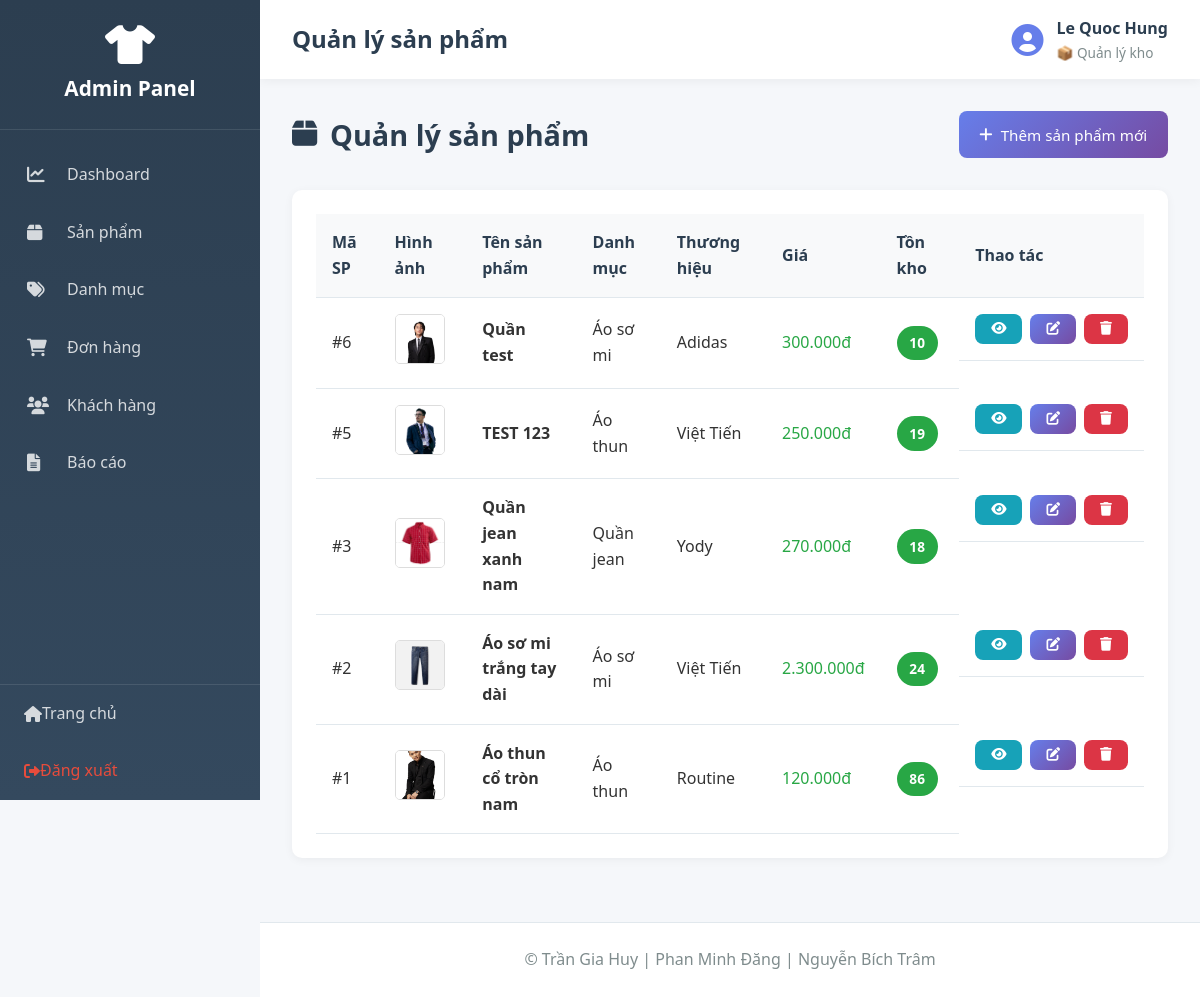
Screenshot of /admin/index.php?action=products (signed in) with the database file from the repository.
### tables this page shows
CREATE TABLE `nhanvien` (
  `MaNV` int(11) NOT NULL,
  `HoTen` varchar(100) DEFAULT NULL,
  `TenDangNhap` varchar(50) DEFAULT NULL,
  `MatKhau` varchar(255) DEFAULT NULL,
  `Email` varchar(100) DEFAULT NULL,
  `SoDienThoai` varchar(15) DEFAULT NULL,
  `MaVaiTro` int(11) DEFAULT NULL,
  `TrangThai` varchar(20) DEFAULT 'active'
);

CREATE TABLE `vaitro` (
  `MaVaiTro` int(11) NOT NULL,
  `TenVaiTro` varchar(50) DEFAULT NULL,
  `QuyenHan` enum('ToanQuyen','NhapXuat','XemBanHang') DEFAULT NULL
);

CREATE TABLE `sanpham` (
  `MaSP` int(11) NOT NULL,
  `TenSP` varchar(100) DEFAULT NULL,
  `MaDM` int(11) DEFAULT NULL,
  `MaTH` int(11) DEFAULT NULL,
  `XuatXu` varchar(100) DEFAULT NULL,
  `MoTa` text DEFAULT NULL,
  `HinhAnh` varchar(255) DEFAULT NULL
);

CREATE TABLE `danhmuc` (
  `MaDM` int(11) NOT NULL,
  `TenDM` varchar(100) DEFAULT NULL,
  `MaDM_Cha` int(11) DEFAULT NULL
);

CREATE TABLE `thuonghieu` (
  `MaTH` int(11) NOT NULL,
  `TenTH` varchar(100) DEFAULT NULL
);

### app/controllers/AdminController.php (called while the page is built, shortened)
<?php
require_once __DIR__ . '/../../core/Controller.php';
class AdminController extends Controller {
    public function products() {
        $productModel = $this->model('Product');
        $products = $productModel->getAllProductsForAdmin();
        $data = [
            'page_title' => 'Quản lý sản phẩm',
            'products' => $products
        ];
        $this->view('admin/products/list', $data);
    }
}
?>

### core/Model.php (called while the page is built, shortened)
<?php
class Model {
    protected $db;
    public function __construct() {
        $this->db = $this->connectDB();
    }
    private function connectDB() {
        $conn = new mysqli(DB_HOST, DB_USER, DB_PASS, DB_NAME);
        $conn->set_charset("utf8mb4");
        return $conn;
    }
    public function query($sql) {
        return $this->db->query($sql);
    }
}
?>

### app/models/Admin.php (called while the page is built, shortened)
<?php
require_once __DIR__ . '/../../core/Model.php';
class Admin extends Model {
    public function isLoggedIn() {
        return isset($_SESSION['admin_id']) && isset($_SESSION['admin_role']);
    }
    public function getCurrentAdmin() {
        $adminId = intval($_SESSION['admin_id']);
        $sql = "SELECT nv.*, vt.TenVaiTro, vt.QuyenHan
                FROM nhanvien nv
                LEFT JOIN vaitro vt ON nv.MaVaiTro = vt.MaVaiTro
                WHERE nv.MaNV = {$adminId}";
        $result = $this->query($sql);
        if ($result && $result->num_rows > 0) {
            return $result->fetch_assoc();
        }
        return null;
    }
}
?>

### app/models/Product.php (called while the page is built, shortened)
<?php
require_once __DIR__ . '/../../core/Model.php';
class Product extends Model {
    public function getAllProductsForAdmin($categoryId = 0) {
        $sql = "SELECT sp.MaSP, sp.TenSP, sp.MoTa, sp.HinhAnh, dm.TenDM, th.TenTH, sp.XuatXu,
                MIN(bt.GiaBan) as GiaThapNhat,
                MAX(bt.GiaBan) as GiaCaoNhat,
                MIN(bt.GiaGoc) as GiaGocThapNhat,
                MAX(bt.GiaGoc) as GiaGocCaoNhat,
                GROUP_CONCAT(DISTINCT bt.MauSac SEPARATOR ', ') as MauSac,
                GROUP_CONCAT(DISTINCT bt.KichThuoc SEPARATOR ', ') as KichThuoc,
                COALESCE(SUM(bt.TonKho), 0) as TongTonKho
                FROM sanpham sp
                LEFT JOIN danhmuc dm ON sp.MaDM = dm.MaDM
                LEFT JOIN thuonghieu th ON sp.MaTH = th.MaTH
                LEFT JOIN sanpham_bienthe bt ON sp.MaSP = bt.MaSP";
        $sql .= " GROUP BY sp.MaSP
                 ORDER BY sp.MaSP DESC";
        $result = $this->query($sql);
        if ($result) {
            return $result->fetch_all(MYSQLI_ASSOC);
        }
        return [];
    }
}
?>

### app/views/admin/products/list.php (the view, shortened to what this page needs)
<?php require_once __DIR__ . '/../../layouts/admin_header.php'; ?>
<div class="page-header">
    <h2><i class="fas fa-box"></i> Quản lý sản phẩm</h2>
    <a href="index.php?action=addProduct" class="btn btn-primary">
        <i class="fas fa-plus"></i> Thêm sản phẩm mới
    </a>
</div>
<div class="admin-card">
    <div class="card-body">
        <?php if (!empty($products)): ?>
        <table class="data-table">
            <thead>
                <tr>
                    <th>Mã SP</th>
                    <th>Hình ảnh</th>
                    <th>Tên sản phẩm</th>
                    <th>Danh mục</th>
                    <th>Thương hiệu</th>
                    <th>Giá</th>
                    <th>Tồn kho</th>
                    <th>Thao tác</th>
                </tr>
            </thead>
            <tbody>
                <?php foreach ($products as $product): ?>
                <tr>
                    <td>#<?php echo $product['MaSP']; ?></td>
                    <td>
                        <?php if (!empty($product['HinhAnh'])): ?>
                            <img src="../public/uploads/products/<?php echo htmlspecialchars($product['HinhAnh']); ?>"
                                 alt="<?php echo htmlspecialchars($product['TenSP']); ?>"
                                 style="width: 50px; height: 50px; object-fit: cover; border-radius: 5px; border: 1px solid #ddd;">
                        <?php else: ?>
                            <div style="width: 50px; height: 50px; background: #f0f0f0; border-radius: 5px; display: flex; align-items: center; justify-content: center;">
                                <i class="fas fa-image" style="color: #ccc; font-size: 20px;"></i>
                            </div>
                        <?php endif; ?>
                    </td>
                    <td>
                        <strong><?php echo htmlspecialchars($product['TenSP']); ?></strong>
                    </td>
                    <td><?php echo htmlspecialchars($product['TenDM']); ?></td>
                    <td><?php echo htmlspecialchars($product['TenTH']); ?></td>
                    <td>
                        <?php if ($product['GiaThapNhat'] == $product['GiaCaoNhat']): ?>
                            <span class="text-success"><?php echo number_format($product['GiaThapNhat'], 0, ',', '.'); ?>đ</span>
                        <?php endif; ?>
                    </td>
                    <td>
                        <?php if ($product['TongTonKho'] < 10): ?>
                            <span class="badge badge-warning"><?php echo $product['TongTonKho']; ?></span>
                        <?php else: ?>
                            <span class="badge badge-success"><?php echo $product['TongTonKho']; ?></span>
                        <?php endif; ?>
                    </td>
                    <td class="actions">
                        <a href="../public/index.php?controller=product&action=detail&id=<?php echo $product['MaSP']; ?>"
                           class="btn btn-sm btn-info"
                           title="Xem"
                           target="_blank">
                            <i class="fas fa-eye"></i>
                        </a>
                        <a href="index.php?action=editProduct&id=<?php echo $product['MaSP']; ?>"
                           class="btn btn-sm btn-primary"
                           title="Sửa">
                            <i class="fas fa-edit"></i>
                        </a>
                        <a href="index.php?action=products&delete=<?php echo $product['MaSP']; ?>"
                           class="btn btn-sm btn-danger"
                           title="Xóa"
                           onclick="return confirm('Bạn có chắc muốn xóa sản phẩm này?')">
                            <i class="fas fa-trash"></i>
                        </a>
                    </td>
                </tr>
                <?php endforeach; ?>
            </tbody>
        </table>
        <?php endif; ?>
    </div>
</div>
<?php require_once __DIR__ . '/../../layouts/admin_footer.php'; ?>

### app/views/layouts/admin_header.php (shortened to what this page needs)
<!DOCTYPE html>
<html lang="vi">
<head>
    <link rel="stylesheet" href="../public/css/admin.css">
    <link rel="stylesheet" href="https://cdnjs.cloudflare.com/ajax/libs/font-awesome/6.0.0/css/all.min.css">
</head>
<body class="admin-panel">
    <?php
    require_once __DIR__ . '/../../models/Admin.php';
    $adminModel = new Admin();
    $currentAdmin = $adminModel->getCurrentAdmin();
    ?>
    <aside class="admin-sidebar">
        <div class="sidebar-header">
            <i class="fas fa-tshirt"></i>
            <h2>Admin Panel</h2>
        </div>
        <nav class="sidebar-nav">
            <a href="index.php?action=dashboard" class="nav-item">
                <i class="fas fa-chart-line"></i>
                <span>Dashboard</span>
            </a>
            <a href="index.php?action=products" class="nav-item">
                <i class="fas fa-box"></i>
                <span>Sản phẩm</span>
            </a>
            <a href="index.php?action=categories" class="nav-item">
                <i class="fas fa-tags"></i>
                <span>Danh mục</span>
            </a>
            <a href="index.php?action=orders" class="nav-item">
                <i class="fas fa-shopping-cart"></i>
                <span>Đơn hàng</span>
            </a>
            <a href="index.php?action=customers" class="nav-item">
                <i class="fas fa-users"></i>
                <span>Khách hàng</span>
            </a>
            <a href="index.php?action=reports" class="nav-item">
                <i class="fas fa-file-alt"></i>
                <span>Báo cáo</span>
            </a>
        </nav>
        <div class="sidebar-footer">
            <a href="../public/index.php" class="nav-item">
                <i class="fas fa-home"></i>
                <span>Trang chủ</span>
            </a>
            <a href="index.php?action=logout" class="nav-item logout">
                <i class="fas fa-sign-out-alt"></i>
                <span>Đăng xuất</span>
            </a>
        </div>
    </aside>
    <div class="admin-main">
        <header class="admin-topbar">
            <div class="topbar-left">
                <h1><?php echo $page_title ?? 'Admin Panel'; ?></h1>
            </div>
            <div class="topbar-right">
                <div class="admin-info">
                    <i class="fas fa-user-circle fa-2x"></i>
                    <div>
                        <strong><?php echo $currentAdmin['HoTen'] ?? 'Admin'; ?></strong>
                        <small>
                            <?php
                            $roleName = $currentAdmin['TenVaiTro'] ?? $_SESSION['admin_role'] ?? 'Nhân viên';
                            $permission = $currentAdmin['QuyenHan'] ?? $_SESSION['admin_permission'] ?? '';
                            $roleIcons = [
                                'ToanQuyen' => '👑',
                                'NhapXuat' => '📦',
                                'XemBanHang' => '👤'
                            ];
                            echo ($roleIcons[$permission] ?? '👤') . ' ' . htmlspecialchars($roleName);
                            ?>
                        </small>
                    </div>
                </div>
            </div>
        </header>
        <main class="admin-content">

### public/css/admin.css (style rules this page uses)
* { margin: 0; padding: 0; box-sizing: border-box; }
body { font-family: 'Segoe UI', Tahoma, Geneva, Verdana, sans-serif; line-height: 1.6; color: #333; background-color: #f5f7fa; }
.admin-panel { display: flex; min-height: 100vh; }
.admin-sidebar { width: 260px; background: linear-gradient(180deg, #2c3e50 0%, #34495e 100%); color: white; position: fixed; height: 100vh; overflow-y: auto; z-index: 1000; }
.sidebar-header { padding: 1.5rem; text-align: center; border-bottom: 1px solid rgba(255,255,255,0.1); }
.sidebar-header i { font-size: 2.5rem; margin-bottom: 0.5rem; }
.sidebar-header h2 { font-size: 1.3rem; margin: 0; }
.sidebar-nav { padding: 1rem 0; }
.sidebar-nav .nav-item { display: flex; align-items: center; padding: 1rem 1.5rem; color: rgba(255,255,255,0.8); text-decoration: none; transition: all 0.3s; border-left: 3px solid transparent; }
.sidebar-nav .nav-item i { width: 24px; margin-right: 1rem; font-size: 1.1rem; }
.sidebar-footer { position: absolute; bottom: 0; width: 100%; border-top: 1px solid rgba(255,255,255,0.1); }
.sidebar-footer .nav-item { display: flex; align-items: center; padding: 1rem 1.5rem; color: rgba(255,255,255,0.8); text-decoration: none; transition: all 0.3s; }
.sidebar-footer .nav-item.logout { color: #e74c3c; }
.admin-main { margin-left: 260px; flex: 1; display: flex; flex-direction: column; min-height: 100vh; }
.admin-topbar { background: white; padding: 1rem 2rem; box-shadow: 0 2px 10px rgba(0,0,0,0.05); display: flex; justify-content: space-between; align-items: center; }
.topbar-left h1 { font-size: 1.5rem; color: #2c3e50; margin: 0; }
.topbar-right { display: flex; align-items: center; gap: 1.5rem; }
.admin-info { display: flex; align-items: center; gap: 0.8rem; }
.admin-info i { color: #667eea; }
.admin-info strong { display: block; color: #2c3e50; }
.admin-info small { display: block; color: #7f8c8d; font-size: 0.85rem; }
.admin-content { flex: 1; padding: 2rem; }
.page-header { display: flex; justify-content: space-between; align-items: center; margin-bottom: 2rem; }
.page-header h2 { font-size: 1.8rem; color: #2c3e50; display: flex; align-items: center; gap: 0.8rem; }
.admin-card { background: white; border-radius: 10px; box-shadow: 0 2px 10px rgba(0,0,0,0.05); margin-bottom: 2rem; }
.admin-card .card-body { padding: 1.5rem; }
.data-table { width: 100%; border-collapse: collapse; }
.data-table thead { background: #f8f9fa; }
.data-table th, .data-table td { padding: 1rem; text-align: left; border-bottom: 1px solid #e1e8ed; }
.data-table th { font-weight: 600; color: #2c3e50; }
.data-table .actions { display: flex; gap: 0.5rem; }
.btn { display: inline-flex; align-items: center; gap: 0.5rem; padding: 0.7rem 1.3rem; border: none; border-radius: 8px; font-size: 0.95rem; font-weight: 500; cursor: pointer; text-decoration: none; transition: all 0.3s; }
.btn-primary { background: linear-gradient(135deg, #667eea 0%, #764ba2 100%); color: white; }
.btn-danger { background-color: #dc3545; color: white; }
.btn-info { background-color: #17a2b8; color: white; }
.btn-sm { padding: 0.5rem 1rem; font-size: 0.85rem; }
.badge { display: inline-block; padding: 0.4rem 0.8rem; border-radius: 20px; font-size: 0.85rem; font-weight: 600; }
.badge-success { background-color: #28a745; color: white; }
.text-success { color: #28a745 !important; }

### rows the page displays
nhanvien: HoTen "Le Quoc Hung", MaVaiTro.QuyenHan "📦", MaVaiTro.TenVaiTro "Quản lý kho"
sanpham: MaSP "6", HinhAnh (picture), TenSP "Quần test", MaDM.TenDM "Áo sơ mi", MaTH.TenTH "Adidas", GiaThapNhat "300.000", TongTonKho "10"
sanpham: MaSP "5", HinhAnh (picture), TenSP "TEST 123", MaDM.TenDM "Áo thun", MaTH.TenTH "Việt Tiến", GiaThapNhat "250.000", TongTonKho "19"
sanpham: MaSP "3", HinhAnh (picture), TenSP "Quần jean xanh nam", MaDM.TenDM "Quần jean", MaTH.TenTH "Yody", GiaThapNhat "270.000", TongTonKho "18"
sanpham: MaSP "2", HinhAnh (picture), TenSP "Áo sơ mi trắng tay dài", MaDM.TenDM "Áo sơ mi", MaTH.TenTH "Việt Tiến", GiaThapNhat "2.300.000", TongTonKho "24"
sanpham: MaSP "1", HinhAnh (picture), TenSP "Áo thun cổ tròn nam", MaDM.TenDM "Áo thun", MaTH.TenTH "Routine", GiaThapNhat "120.000", TongTonKho "86"

### other values shown
$page_title "Quản lý sản phẩm"
